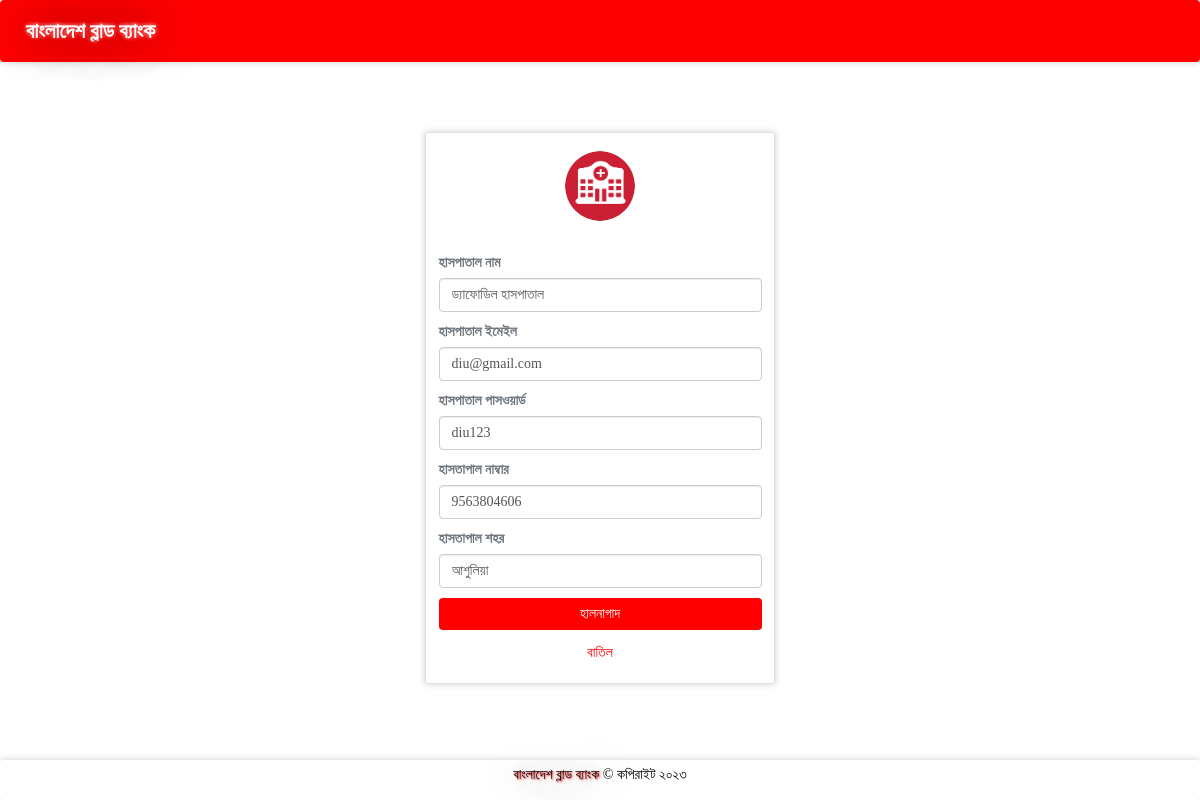
Screenshot of /hprofile.php (signed in) with the database file from the repository.
### tables this page shows
CREATE TABLE `hospitals` (
  `id` int(11) NOT NULL,
  `hname` varchar(100) NOT NULL,
  `hemail` varchar(100) NOT NULL,
  `hpassword` varchar(100) NOT NULL,
  `hphone` varchar(100) NOT NULL,
  `hcity` varchar(100) NOT NULL
);

### hprofile.php (the view, shortened to what this page needs)
<?php
require 'file/connection.php';
if(!isset($_SESSION['hid']))
{
  header('location:login.php');
}
else {
	if(isset($_SESSION['hid'])){
		$id=$_SESSION['hid'];
		$sql = "SELECT * FROM hospitals WHERE id='$id'";
		$result = mysqli_query($conn, $sql);
		$row = mysqli_fetch_array($result);
	}
}
?>
<!DOCTYPE html>
<html>
<?php require 'head.php';?>
<body>
	<?php require 'header.php'; ?>
	<div class="container cont">
		<div class="row justify-content-center">
			<div class="col-lg-4 col-md-4 col-sm-6 mb-5">
				<div class="card">
					<div class="media justify-content-center mt-1">
						<img src="image/hospital.png" alt="profile" class="rounded-circle" width="70" height="70" style="margin-top: 15px">
					</div>
					<div class="card-body">
					   <form action="file/updateprofile.php" method="post">
					   	<label class="text-muted font-weight-bold" class="text-muted font-weight-bold">হাসপাতাল নাম</label>
						<input type="text" name="hname" value="<?php echo $row['hname']; ?>" class="form-control mb-3">
						<label class="text-muted font-weight-bold">হাসপাতাল ইমেইল</label>
						<input type="email" name="hemail" value="<?php echo $row['hemail']; ?>" class="form-control mb-3">
						<label class="text-muted font-weight-bold">হাসপাতাল পাসওয়ার্ড</label>
						<input type="text" name="hpassword" value="<?php echo $row['hpassword']; ?>" class="form-control mb-3">
						<label class="text-muted font-weight-bold">হাসতাপাল নাম্বার</label>
						<input type="text" name="hphone" value="<?php echo $row['hphone']; ?>" class="form-control mb-3">
						<label class="text-muted font-weight-bold">হাসতাপাল শহর</label>
						<input type="text" name="hcity" value="<?php echo $row['hcity']; ?>" class="form-control mb-3">
						<input type="submit" name="update" style="background-color:red; border: 0px;" class="btn btn-block btn-primary " value="হালনাগাদ">
					   </form>
					</div>
					<a href="hospitalpage.php" style="color: red" class="text-center">বাতিল</a><br>
				</div>
			</div>
		</div>
	</div>
	<?php require 'footer.php'; ?>
</body>
</html>

### css/style.css (style rules this page uses)
.cont { padding-top: 40px; text-align: justify; font-size: 1em; }
.card ,nav, .footer,tr,video { border-radius: 3px; transition: all 200ms ease-out; box-shadow: 0px 0px 7px rgba(0, 0, 0, 0.2); }
.rounded-circle { margin-top: -2.5px; }
form { padding-top: 20px; }
a:link { text-decoration: none; }

### hprofile.php (style rules this page uses)
body { font-family: Li Ador Noirrit; background: white; background-size: cover; min-height: 0; height: 650px; }

### rows the page displays
hospitals: hname "ড্যাফোডিল হাসপাতাল", hemail "diu@gmail.com", hpassword "diu123", hphone "9563804606", hcity "আশুলিয়া"
